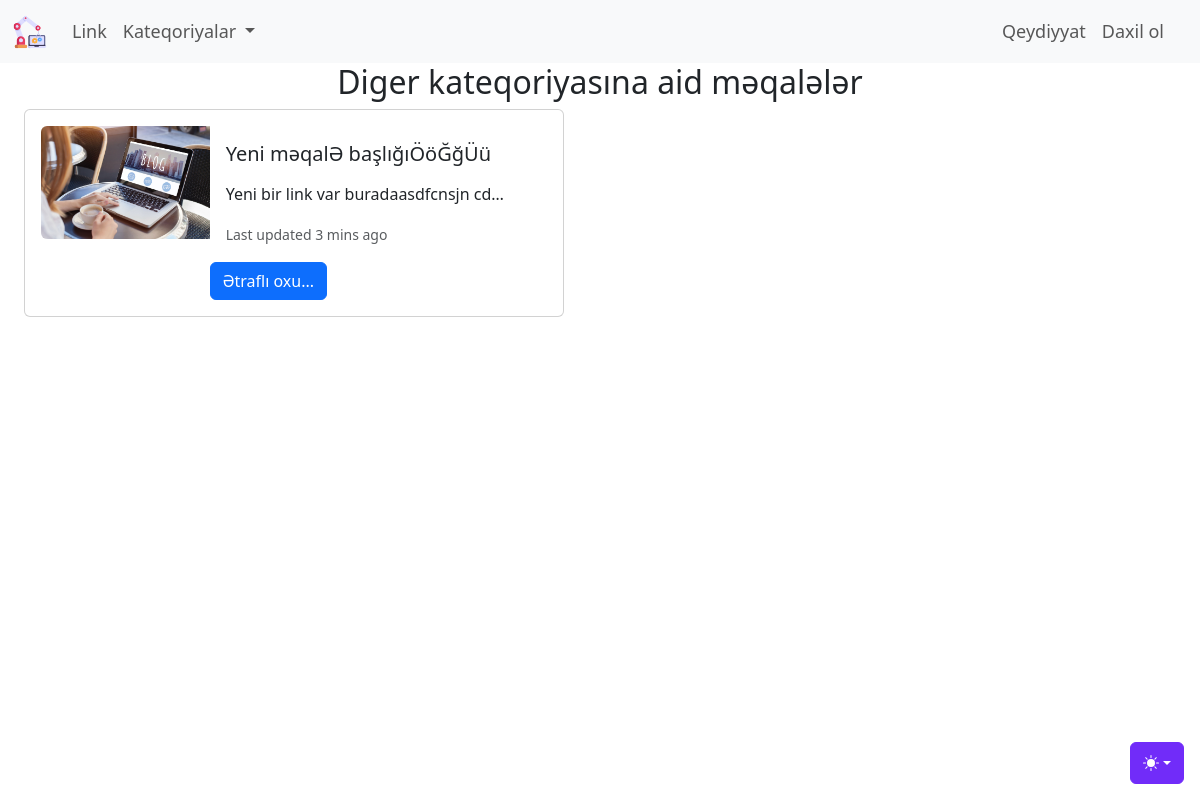
Page /kateqoriya/diger on the committed database.
### blog/models.py (models this page shows, shortened)
class Kateqoriya(models.Model):
    class Meta:
        verbose_name = 'Kateqoriya'
        verbose_name_plural = 'Kateqoriyalar'
    kateqoriya_adi = models.CharField('Kateqoriya adı', max_length=150)
    kateqoriya_slug = models.SlugField(editable=False, unique=True)
    def __str__(self):
        return f"{self.kateqoriya_adi}"

class Blog(models.Model):
    class Meta:
        verbose_name = 'Məqalə'
        verbose_name_plural = 'Məqalələr'
    basliq_sekli = models.ImageField(upload_to = "uploads/%d.%m.%Y",default = 'uploads/default.jpg',null=True,blank=True)
    basliq = models.CharField('Məqalə başlığı', max_length = 200)
    kontent = CKEditor5Field('Məqalə kontenti', config_name = 'extends')
    yaradilma_tarixi = models.DateTimeField('Yaranma tarixi', auto_now_add = True)
    deyisdirilme_tarixi = models.DateTimeField('Yaranma tarixi', auto_now = True)
    blog_slug = models.SlugField(editable=False, unique = True)
    blog_kateqoriya = models.ManyToManyField(Kateqoriya, verbose_name = 'Kateqoriyaları seçin.')
    yayinda_mi = models.BooleanField('Yayına buraxılsın?', default = False)
    yeni_mi = models.BooleanField('Yeni məqalə?', default = True)
    karuselde = models.BooleanField('Karuseldə', default = False)
    istifadeci = models.ForeignKey(settings.AUTH_USER_MODEL,verbose_name='İstifadəçi',on_delete = models.CASCADE)

### blog/views.py (the view)
# urls.py: path('kateqoriya/<slug:_slug>',views.kateqoriyaya_get,name='kateqoriyaya_get')
def kateqoriyaya_get(request,_slug):
    context = {
        'kateqoriyalar': Kateqoriya.objects.all(),
        'yazilar' : Kateqoriya.objects.get(kateqoriya_slug =_slug).blog_set.all(),
        'secilen_kateqoriya' : Kateqoriya.objects.get(kateqoriya_slug=_slug),
    }
    return render(request,'blog/kateqoriyaya_get.html',context)

### blog/templates/blog/kateqoriyaya_get.html (shortened to what this page needs)
{%extends 'base.html'%}
{% block content %}
    <div class="container-fluid">
        <div class="row">
            <div class="col text-center">
                <h2>{{secilen_kateqoriya}} kateqoriyasına aid məqalələr</h2>
            </div>
        </div>
        {% if yazilar %}
            {% for yazi in  yazilar%}
                <div class="card mb-3 p-3" style="max-width: 540px;">
                    <div class="row g-0">
                    <div class="col-md-4">
                        <a href="{%url 'yazini_tap' yazi.blog_slug%}" target="_blank" rel="noopener noreferrer">
                            <img src="{{yazi.basliq_sekli.url}}" class="img-fluid rounded-start" alt="{{yazi.basliq}}">
                        </a>
                    </div>
                    <div class="col-md-8">
                        <div class="card-body">
                        <h5 class="card-title">{{yazi.basliq}}</h5>
                        <p class="card-text">
                            {{yazi.kontent|truncatechars:40|safe}}
                        </p>
                        <p class="card-text"><small class="text-body-secondary">Last updated 3 mins ago</small></p>
                        </div>
                        <a href="{%url 'yazini_tap' yazi.blog_slug%}" target="_blank" rel="noopener noreferrer" class="btn btn-primary">Ətraflı oxu...</a>
                    </div>
                    </div>
                </div>
            {% endfor %}
        {% else %}
                <div class="alert alert-warning">Bu kateqoriyaya aid məqalə yoxdur.</div>
        {% endif %}
    </div>
{% endblock %}

### rows in the picture
Kateqoriya: kateqoriya_adi "Diger"
Blog: basliq_sekli (placeholder picture), basliq "Yeni məqalƏ başlığıÖöĞğÜü", kontent "Yeni bir link var buradaasdfcnsjn cd…"
